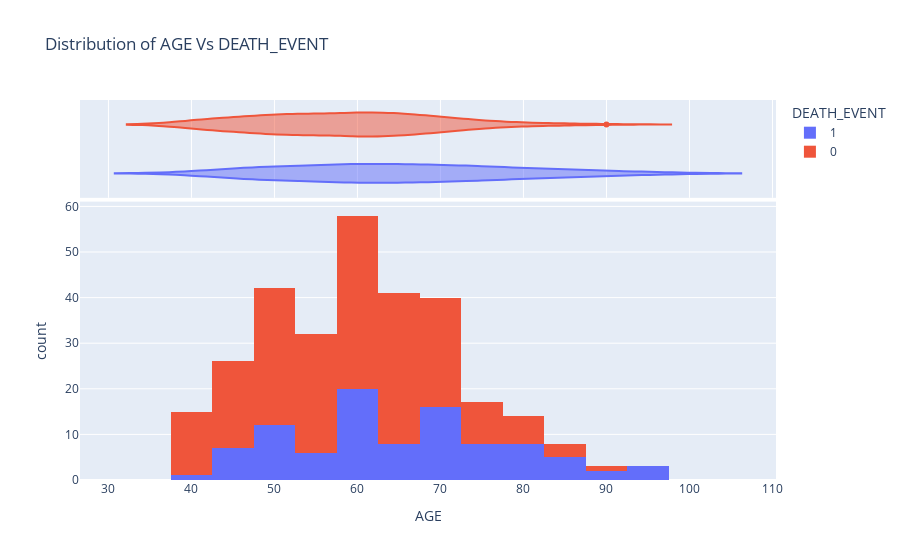

Here is the notebook cell this chart was saved with:
### Code cell
# Distribution of AGE Vs DEATH_EVENT

fig = px.histogram(train, x="age", color="DEATH_EVENT", marginal="violin", hover_data=train.columns, 
                   title ="Distribution of AGE Vs DEATH_EVENT", 
                   labels={"age": "AGE"},
                   template="plotly",
                   
                   
                  )
fig.show()

### Figure 1 — Plotly figure (JSON) as saved in the notebook; plotly's stock layout.template omitted (floating-point values rounded to 4 significant figures; data arrays with more than 128 entries replaced by an {"elided": "..."} marker saying what was removed)
{"data": [{"alignmentgroup": "True", "bingroup": "x", "hovertemplate": "DEATH_EVENT=1<br>AGE=%{x}<br>count=%{y}<extra></extra>", "legendgroup": "1", "marker": {"color": "#636efa", "pattern": {"shape": ""}}, "name": "1", "offsetgroup": "1", "orientation": "v", "showlegend": true, "type": "histogram", "x": [75, 55, 65, 50, 65, 90, 75, 60, 65, 80, 75, 62, 45, 50, 82, 87, 45, 70, 48, 65, 68, 75, 80, 95, 70, 58, 82, 94, 85, 50, 65, 69, 90, 82, 60, 70, 50, 70, 60, 50, 51, 60, 80, 57, 68, 53, 60, 70, 60, 95, 49, 72, 45, 50, 45, 60, 42, 72, 70, 65, 85, 69, 60, 60, 59, 60, 72, 85, 70, 86, 60, 46, 80, 72, 75, 72, 50, 45, 80, 59, 59, 65, 75, 58, 60.67, 50, 60, 45, 77, 48, 54, 73, 60, 55, 65, 55], "xaxis": "x", "yaxis": "y"}, {"alignmentgroup": "True", "customdata": {"elided": "96x12 float values"}, "hovertemplate": "DEATH_EVENT=%{customdata[11]}<br>AGE=%{x}<br>anaemia=%{customdata[0]}<br>creatinine_phosphokinase=%{customdata[1]}<br>diabetes=%{customdata[2]}<br>ejection_fraction=%{customdata[3]}<br>high_blood_pressure=%{customdata[4]}<br>platelets=%{customdata[5]}<br>serum_creatinine=%{customdata[6]}<br>serum_sodium=%{customdata[7]}<br>sex=%{customdata[8]}<br>smoking=%{customdata[9]}<br>time=%{customdata[10]}<extra></extra>", "legendgroup": "1", "marker": {"color": "#636efa"}, "name": "1", "offsetgroup": "1", "scalegroup": "x", "showlegend": false, "type": "violin", "x": [75, 55, 65, 50, 65, 90, 75, 60, 65, 80, 75, 62, 45, 50, 82, 87, 45, 70, 48, 65, 68, 75, 80, 95, 70, 58, 82, 94, 85, 50, 65, 69, 90, 82, 60, 70, 50, 70, 60, 50, 51, 60, 80, 57, 68, 53, 60, 70, 60, 95, 49, 72, 45, 50, 45, 60, 42, 72, 70, 65, 85, 69, 60, 60, 59, 60, 72, 85, 70, 86, 60, 46, 80, 72, 75, 72, 50, 45, 80, 59, 59, 65, 75, 58, 60.67, 50, 60, 45, 77, 48, 54, 73, 60, 55, 65, 55], "xaxis": "x2", "yaxis": "y2"}, {"alignmentgroup": "True", "bingroup": "x", "hovertemplate": "DEATH_EVENT=0<br>AGE=%{x}<br>count=%{y}<extra></extra>", "legendgroup": "0", "marker": {"color": "#EF553B", "pattern": {"shape": ""}}, "name": "0", "offsetgroup": "0", "orientation": "v", "showlegend": true, "type": "histogram", "x": {"elided": "203 float values"}, "xaxis": "x", "yaxis": "y"}, {"alignmentgroup": "True", "customdata": {"elided": "203x12 float values"}, "hovertemplate": "DEATH_EVENT=%{customdata[11]}<br>AGE=%{x}<br>anaemia=%{customdata[0]}<br>creatinine_phosphokinase=%{customdata[1]}<br>diabetes=%{customdata[2]}<br>ejection_fraction=%{customdata[3]}<br>high_blood_pressure=%{customdata[4]}<br>platelets=%{customdata[5]}<br>serum_creatinine=%{customdata[6]}<br>serum_sodium=%{customdata[7]}<br>sex=%{customdata[8]}<br>smoking=%{customdata[9]}<br>time=%{customdata[10]}<extra></extra>", "legendgroup": "0", "marker": {"color": "#EF553B"}, "name": "0", "offsetgroup": "0", "scalegroup": "x", "showlegend": false, "type": "violin", "x": {"elided": "203 float values"}, "xaxis": "x2", "yaxis": "y2"}], "layout": {"barmode": "relative", "legend": {"title": {"text": "DEATH_EVENT"}, "tracegroupgap": 0}, "title": {"text": "Distribution of AGE Vs DEATH_EVENT"}, "xaxis": {"anchor": "y", "domain": [0, 1], "title": {"text": "AGE"}}, "xaxis2": {"anchor": "y2", "domain": [0, 1], "matches": "x", "showgrid": true, "showticklabels": false}, "yaxis": {"anchor": "x", "domain": [0, 0.7326], "title": {"text": "count"}}, "yaxis2": {"anchor": "x2", "domain": [0.7426, 1], "matches": "y2", "showgrid": false, "showline": false, "showticklabels": false, "ticks": ""}}}
